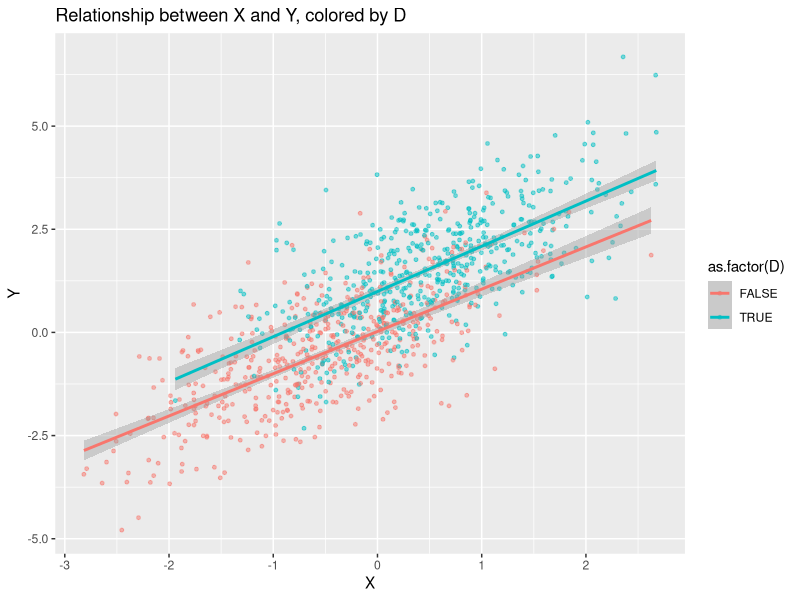

This chart was generated by the following R code:
## ---- chunk 1
knitr::opts_chunk$set(echo = TRUE)

# Import packages we will need
library(tidyverse)
library(ggplot2)
## ---- chunk 2
N = 1000000

confounder_data <- tibble(
  X = rnorm(N),
  D = X + rnorm(N) > 0,
  Y = X + D + rnorm(N)
)

# Report the correlation between the variables
summarize(confounder_data,
  cor_DY = cor(D, Y),
  cor_DX = cor(D, X),
  cor_XY = cor(X, Y)
)
## ---- chunk 3
collider_data <- tibble(
  D = rnorm(N) > 0,
  Y = D + rnorm(N),
  X = D + Y + rnorm(N),
)

# Report the correlation between the variables
summarize(collider_data,
  cor_DY = cor(D, Y),
  cor_DX = cor(D, X),
  cor_XY = cor(X, Y)
)

## ---- chunk 4
mediator_data <- tibble(
  D = rnorm(N) > 0,
  X = D + rnorm(N),
  Y = X + rnorm(N),
)

# Report the correlation between the variables
summarize(mediator_data,
  cor_DY = cor(D, Y),
  cor_DX = cor(D, X),
  cor_XY = cor(X, Y)
)

## ---- chunk 5
data <- confounder_data

treated_data <- filter(data, D==1)
control_data <- filter(data, D==0)

Y0_model <- lm(Y ~ X, data=control_data)

treated_data |>
  mutate(
    Y0_est = predict(Y0_model, newdata=treated_data),
  ) |>
  summarize(
    True_ATT = 1,
    diff_in_means = mean(Y) - mean(control_data$Y),
    ATT_est = mean(Y - Y0_est),
  )
## ---- chunk 6
# Plot the relationship between X and Y, colored by D
ggplot(sample_n(data,1000), aes(x=X, y=Y, color=as.factor(D))) +
  geom_point(size=1,alpha=0.5) +
  geom_smooth(method="lm") +
  labs(title="Relationship between X and Y, colored by D")
